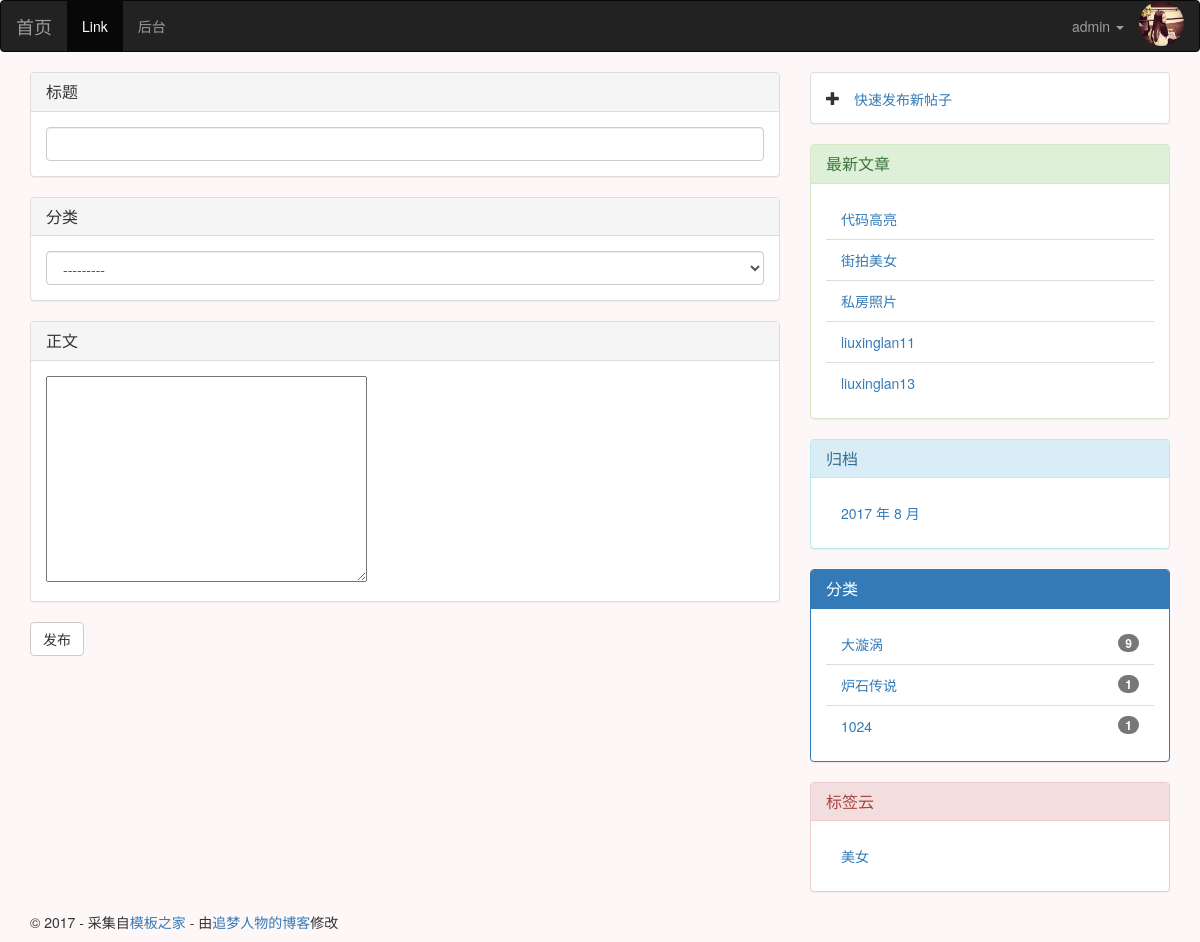
Page /new/ (signed in) on the earlier database version.
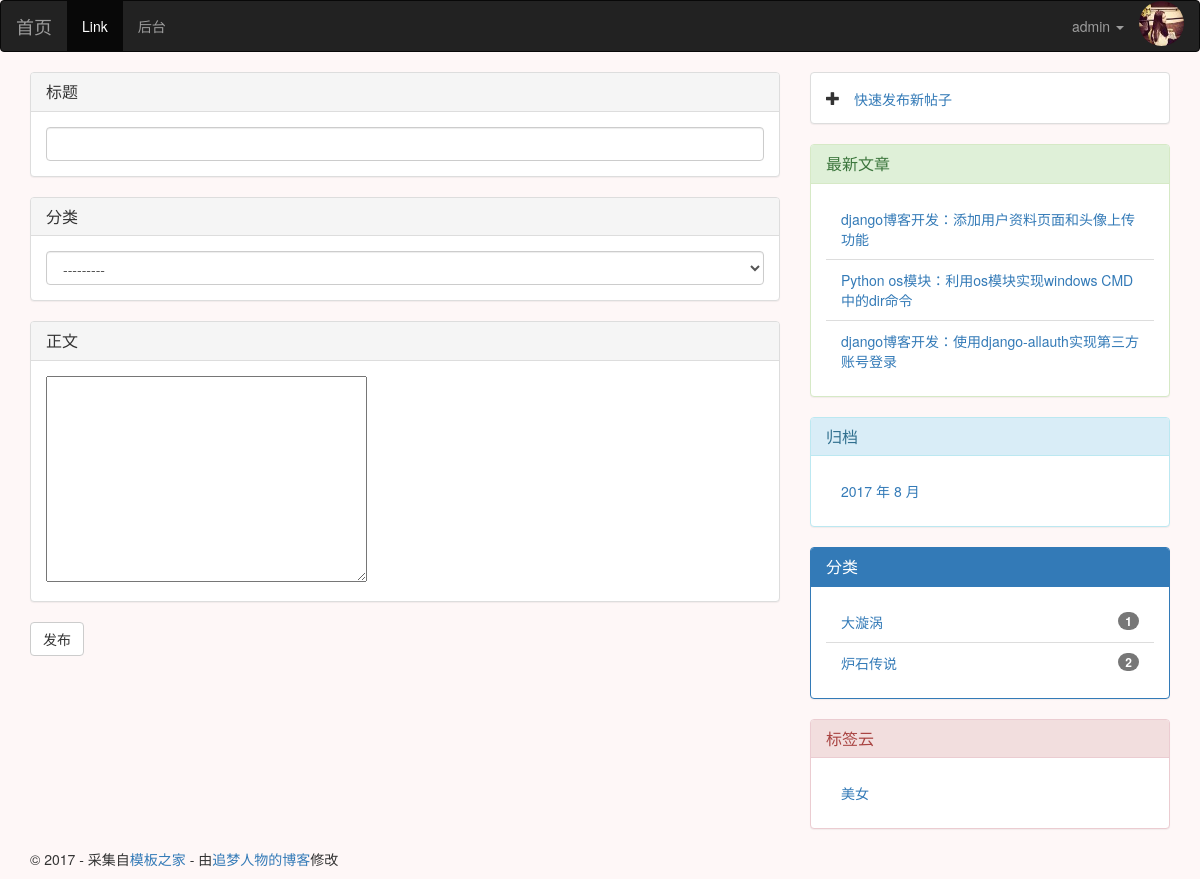
Same page on the later database version.
### blog/models.py (models this page shows, shortened)
class Post(models.Model):
    title = models.CharField(max_length=255)
    def get_absolute_url(self):
        return reverse('blog:detail', kwargs={'pk': self.pk})
    body = RichTextUploadingField(verbose_name='正文')
    views = models.PositiveIntegerField(default=0)
    excerpt = models.CharField(max_length=200, blank=True)
    created_time = models.DateTimeField(auto_now_add=True)
    modified_time = models.DateTimeField(auto_now_add=True)
    category = models.ForeignKey(Category)
    tags = models.ManyToManyField(Tag, blank=True)
    author = models.ForeignKey(User)
    class Meta:
        ordering = ['-created_time']

class Category(models.Model):
    name = models.CharField(max_length=100)
    def __str__(self):
        return self.name

class Tag(models.Model):
    name = models.CharField(max_length=70)

### blog/views.py (the view)
# urls.py: url(r'^new/$', views.post_new, name='post_new'),
def post_new(request):
    if request.method == "POST":
        form = PostForm(request.POST)
        if form.is_valid():
            post = form.save(commit=False)
            post.author = request.user
            post.save()
    else:
        form = PostForm()
    return render(request, 'blog/newpost.html', {'form': form})

### blog/forms.py
class PostForm(forms.ModelForm):
    class Meta:
        model = Post
        fields = ('title', 'body', 'category', 'tags')
        widgets = {
            'title': TextInput(attrs={'class':'form-control'}),
            'category':Select(attrs={'class': 'form-control'}),
        }

### blog/templatetags/blog_tags.py (called while the page is built)
@register.simple_tag              # 将函数注册为模板
def get_recent_posts(num=5):
    return Post.objects.all().order_by('-created_time')[:num]

@register.simple_tag
def archives():
    return Post.objects.dates('created_time', 'month', order='DESC')

@register.simple_tag
def get_categories():
    return Category.objects.annotate(num_posts=Count('post')).filter(num_posts__gt=0)

@register.simple_tag
def get_tag():
    return Tag.objects.all()

### templates/blog/newpost.html (shortened to what this page needs)
{% extends 'base.html' %}
{% load staticfiles %}
{% block main %}
    <form method="POST" class="post-form">{% csrf_token %}
        <div class="panel panel-default">
        <div class="panel-heading">
        <h3 class="panel-title">标题</h3>
        </div>
        <div class="panel-body">
        {{ form.title }}
        </div>
        </div>
          <div class="panel panel-default">
        <div class="panel-heading">
        <h3 class="panel-title">分类</h3>
        </div>
        <div class="panel-body">
        {{ form.category }}
        </div>
        </div>
         <div class="panel panel-default">
        <div class="panel-heading">
        <h3 class="panel-title">正文</h3>
        </div>
        <div class="panel-body">
        {{ form.body}}
        </div>
        </div>
        <button type="submit" class="save btn btn-default">发布</button>
    </form>
{% endblock main %}

### templates/base.html (shortened to what the changed rows need)
{% load staticfiles %}
{% load blog_tags %}
<!DOCTYPE html>
<html>
<head>
    <link rel="stylesheet" href="//cdn.bootcss.com/bootstrap/3.3.7/css/bootstrap.min.css">
    <link rel="stylesheet" href="{% static 'blog/css/custom.css' %}">
    <link rel="stylesheet" href="{% static 'blog/css/prism.css' %}">
    <link rel="stylesheet" href="{% static 'easy_comment/css/comment.css' %}">
    <link rel="stylesheet" href="{% static 'easy_comment/css/prism.css' %}">
</head>
<body class="body-qiansebeijing">
<div class="content-body">
    <div class="container">
        <div class="row">
            <aside class="col-md-4">
                <div class="panel panel-success">
                    {% get_recent_posts as recent_post_list %}
                    <ul class="list-group panel-body">
                        {% for post in recent_post_list %}
                        <li class="list-group-item">
                            <a href="{{ post.get_absolute_url }}">{{ post.title }}</a>
                        </li>
                        {% endfor %}
                    </ul>
                </div>
                <div class="panel panel-info">
                    {% archives as date_list %}
                    <ul class="list-group panel-body">
                        {% for date in date_list %}
                        <li class="list-group-item">
                            <a href="#">{{date.year}} 年 {{date.month}} 月</a>
                        </li>
                        {% empty %}
                        暂无归档
                        {% endfor %}
                    </ul>
                </div>
                <div class="panel panel-primary">
                    {% get_categories as category_list %}
                    <ul class="list-group panel-body">
                        {% for category in category_list %}
                        <li class="list-group-item">
                         <span class="badge">{{ category.num_posts}}</span>
                            <a href="{% url 'blog:category' category.pk %}">{{category.name}}</a>
                        </li>
                        {% endfor %}
                    </ul>
                </div>
                <div class="panel panel-danger">
                    {% get_tag as tag_list %}
                    <ul class="list-group panel-body">
                        {% for Tag in tag_list %}
                        <li class="list-group-item">
                            <a href="{% url 'blog:tag' Tag.pk %}">{{Tag.name}}</a>
                        </li>
                        {% endfor %}
                    </ul>
                </div>
            </aside>
        </div>
    </div>
</div>
</body>
</html>

Differences in the rows shown:
removed Post: title "代码高亮"
removed Post: title "街拍美女"
removed Post: title "私房照片"
removed Post: title "liuxinglan11"
removed Post: title "liuxinglan13"
no longer on this page (row unchanged): Category: num_posts "1", name "1024"
added Post: title "django博客开发：添加用户资料页面和头像上传功能"
added Post: title "Python os模块：利用os模块实现windows CMD中的dir命令"
added Post: title "django博客开发：使用django-allauth实现第三方账号登录"
computed for Category "大漩涡": num_posts "9" → "1"
computed for Category "炉石传说": num_posts "1" → "2"
